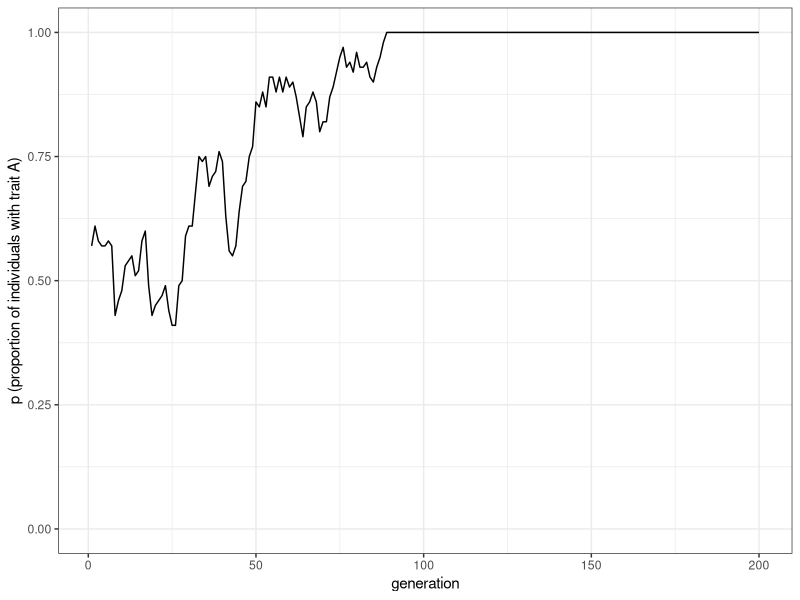
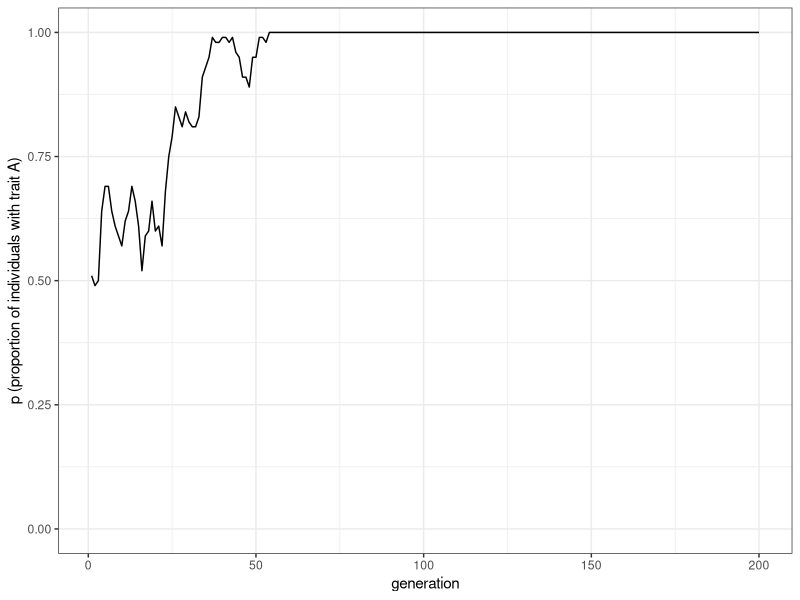
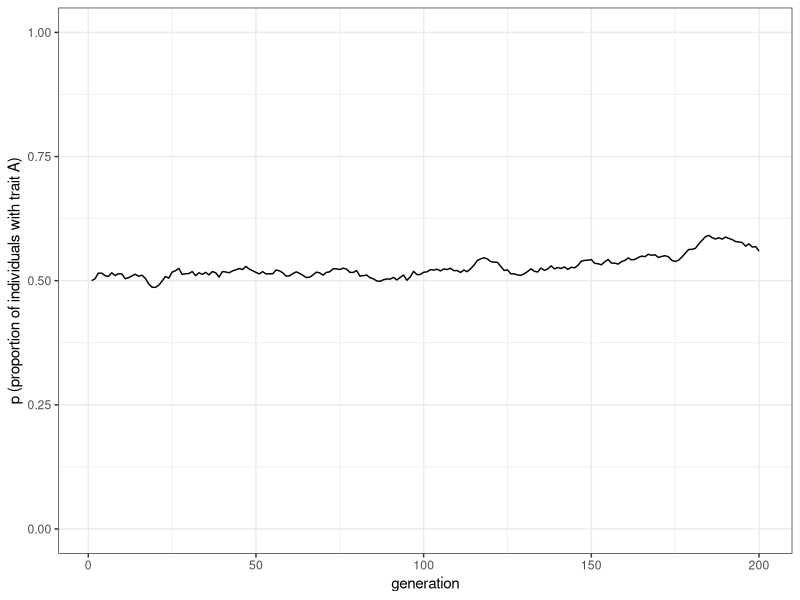
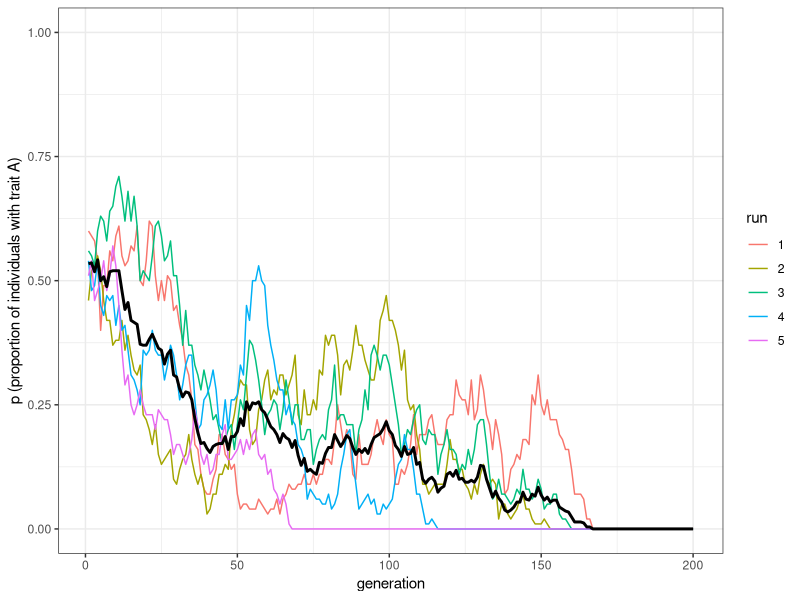
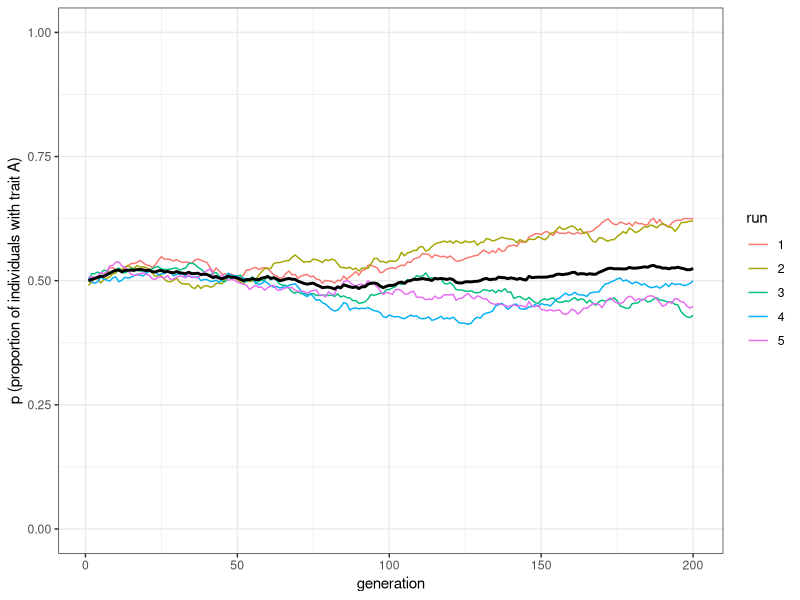
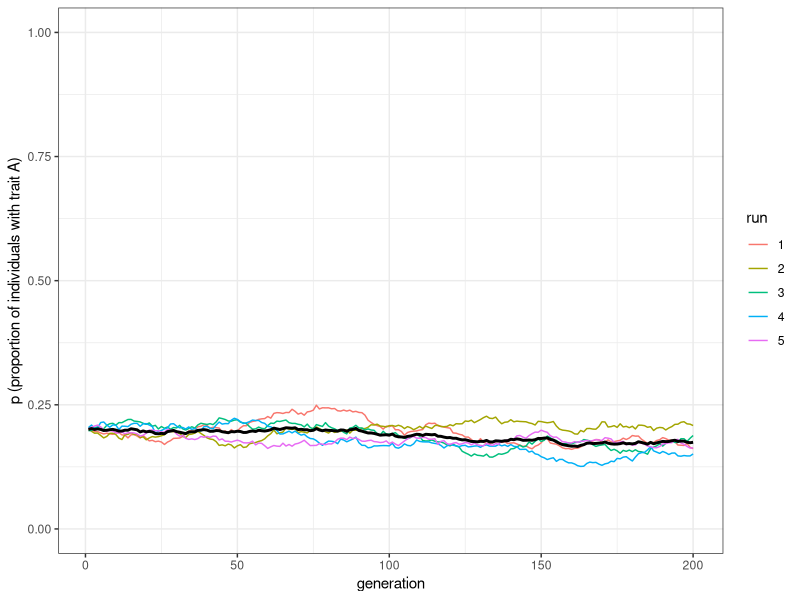
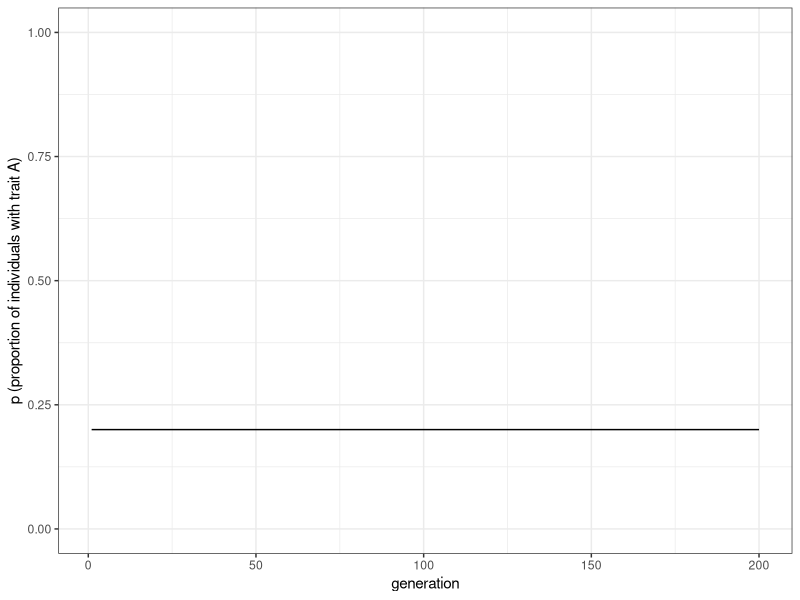

Here is the R script that generated these plots, in order:
## ---- chunk 1
N <- 100
t_max <- 200
## ---- chunk 2
library(tidyverse)
population <- tibble(trait = sample(c("A", "B"), N, replace = TRUE))
## ---- chunk 3
population
## ---- chunk 4
population$trait[4]
## ---- chunk 5
output <- tibble(generation = 1:t_max, p = rep(NA, t_max))
## ---- chunk 6
output$p[1] <- sum(population$trait == "A") / N
output
## ---- chunk 7
for (t in 2:t_max) {
  previous_population <- population # copy the population tibble to previous_population tibble

  population <- tibble(trait = sample(previous_population$trait, N, replace = TRUE)) # randomly copy from previous generation's individuals

  output$p[t] <- sum(population$trait == "A") / N # get p and put it into the output slot for this generation t
}
## ---- chunk 8
ggplot(data = output, aes(y = p, x = generation)) +
  geom_line() +
  ylim(c(0, 1)) +
  theme_bw() +
  labs(y = "p (proportion of individuals with trait A)")
## ---- chunk 9
unbiased_transmission_1 <- function(N, t_max) {
  population <- tibble(trait = sample(c("A", "B"), N, replace = TRUE))

  output <- tibble(generation = 1:t_max, p = rep(NA, t_max))

  output$p[1] <- sum(population$trait == "A") / N

  for (t in 2:t_max) {
    previous_population <- population # copy individuals to previous_population tibble

    population <- tibble(trait = sample(previous_population$trait, N, replace = TRUE))
    # randomly copy from previous generation

    output$p[t] <- sum(population$trait == "A") / N # get p and put it into output slot for this generation t
  }
  output
}
## ---- chunk 10
data_model <- unbiased_transmission_1(N = 100, t_max = 200)
## ---- chunk 11
plot_single_run <- function(data_model) {
  ggplot(data = data_model, aes(y = p, x = generation)) +
    geom_line() +
    ylim(c(0, 1)) +
    theme_bw() +
    labs(y = "p (proportion of individuals with trait A)")
}
## ---- chunk 12
plot_single_run(data_model)
## ---- chunk 13
data_model <- unbiased_transmission_1(N = 10000, t_max = 200)
plot_single_run(data_model)
## ---- chunk 14
unbiased_transmission_2 <- function(N, t_max, r_max) {
  output <- tibble(generation = rep(1:t_max, r_max), p = rep(NA, t_max * r_max), run = as.factor(rep(1:r_max, each = t_max))) # create the output tibble

  for (r in 1:r_max) { # for each run
    population <- tibble(trait = sample(c("A", "B"), N, replace = TRUE))
    # create first generation

    output[output$generation == 1 & output$run == r, ]$p <- sum(population$trait == "A") / N # add first generation's p for run r

    for (t in 2:t_max) {
      previous_population <- population # copy individuals to previous_population tibble

      population <- tibble(trait = sample(previous_population$trait, N, replace = TRUE))
      # randomly copy from previous generation

      output[output$generation == t & output$run == r, ]$p <- sum(population$trait == "A") / N # get p and put it into output slot for this generation t and run r
    }
  }
  output # export data from function
}
## ---- chunk 15
plot_multiple_runs <- function(data_model) {
  ggplot(data = data_model, aes(y = p, x = generation)) +
    geom_line(aes(colour = run)) +
    stat_summary(fun.y = mean, geom = "line", size = 1) +
    ylim(c(0, 1)) +
    theme_bw() +
    labs(y = "p (proportion of individuals with trait A)")
}
## ---- chunk 16
data_model <- unbiased_transmission_2(N = 100, t_max = 200, r_max = 5)
plot_multiple_runs(data_model)
## ---- chunk 17
data_model
## ---- chunk 18
data_model <- unbiased_transmission_2(N = 10000, t_max = 200, r_max = 5)
plot_multiple_runs(data_model)
## ---- chunk 19
unbiased_transmission_3 <- function(N, p_0, t_max, r_max) {
  output <- tibble(generation = rep(1:t_max, r_max), p = rep(NA, t_max * r_max), run = as.factor(rep(1:r_max, each = t_max)))

  for (r in 1:r_max) {
    population <- tibble(trait = sample(c("A", "B"), N, replace = TRUE, prob = c(p_0, 1 - p_0)))
    # create first generation

    output[output$generation == 1 & output$run == r, ]$p <- sum(population$trait == "A") / N # add first generation's p for run r

    for (t in 2:t_max) {
      previous_population <- population # copy individuals to previous_population tibble

      population <- tibble(trait = sample(previous_population$trait, N, replace = TRUE))
      # randomly copy from previous generation

      output[output$generation == t & output$run == r, ]$p <- sum(population$trait == "A") / N # get p and put it into output slot for this generation t and run r
    }
  }
  output # export data from function
}
## ---- chunk 20
data_model <- unbiased_transmission_3(N = 10000, p_0 = 0.2, t_max = 200, r_max = 5)
plot_multiple_runs(data_model)
## ---- chunk 21

p_0 <- 0.2
t_max <- 200

pop_analytical <- tibble(p = rep(NA, t_max), generation = 1:t_max)
pop_analytical$p[1] <- p_0

for (i in 2:t_max) {
  pop_analytical$p[i] <- pop_analytical$p[i - 1]
}

ggplot(data = pop_analytical, aes(y = p, x = generation)) +
  geom_line() +
  ylim(c(0, 1)) +
  theme_bw() +
  labs(y = "p (proportion of individuals with trait A)")
